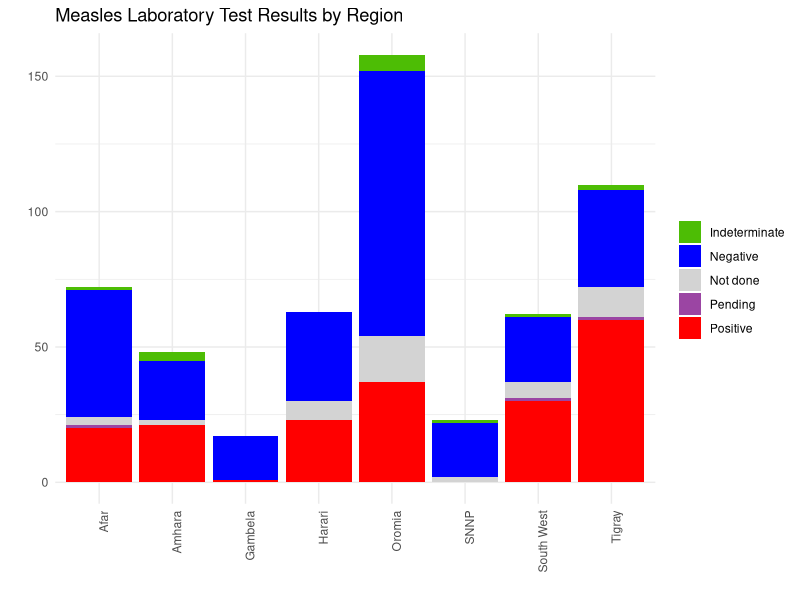

R code for this plot: (Note: this script raises an error after producing the figure.)
# 02_measles_analysis.R(Analysis of measles laboratory data)

library(tidyverse)
library(readxl)

# Load data
measles_data <- read_excel("data/measles_lab.xlsx") %>% select(1:8) 

measles_summary <- measles_data %>% 
  rename(Region = `Province Of Residence`,  Result = `IgM Results`) %>%
  group_by(Region, Result) %>%
  summarise(Count = n(), .groups = "drop")

library(dplyr)

measles_summary <- measles_data %>%
  rename(Region = `Province Of Residence`, Result = `IgM Results`) %>%
  group_by(Region) %>%
  mutate(Result = case_when(
    Result == "1" ~ "Positive",
    Result == "2" ~ "Negative",
    Result == "3" ~ "Indeterminate",
    Result == "4" ~ "Not done",
    Result == "5" ~ "Pending",
    Result == "9" ~ "Unknown",
    TRUE ~ as.character(Result))) %>%
  group_by(Region, Result) %>%
  summarise(Count = n(), .groups = "drop")


# Create visualization
measles_plot <- ggplot(measles_summary, aes(x = Region, y = Count, fill = Result)) +
  geom_bar(stat = "identity", position = "stack") +
  scale_fill_manual(values = c(
    "Negative" = "blue",
    "Positive" = "red",
    "Not done" = "lightgray",
    "Indeterminate" = "#4dbd05",
    "Pending" = "#9b45a3",
    "Unknown" = "gray" )) +
  theme_minimal() + 
  labs(title = "Measles Laboratory Test Results by Region",
       x = "", y = "", fill = "") +
  theme(axis.text.x = element_text(angle = 90, hjust = 1))


# Save plot
ggsave(here("outputs", "figures", "measles_plot.png"), measles_plot, 
       width = 8, height = 6, dpi = 300)

# Save data
write.csv(measles_summary, here("outputs", "tables", "measles_summary.csv"), row.names = FALSE)



